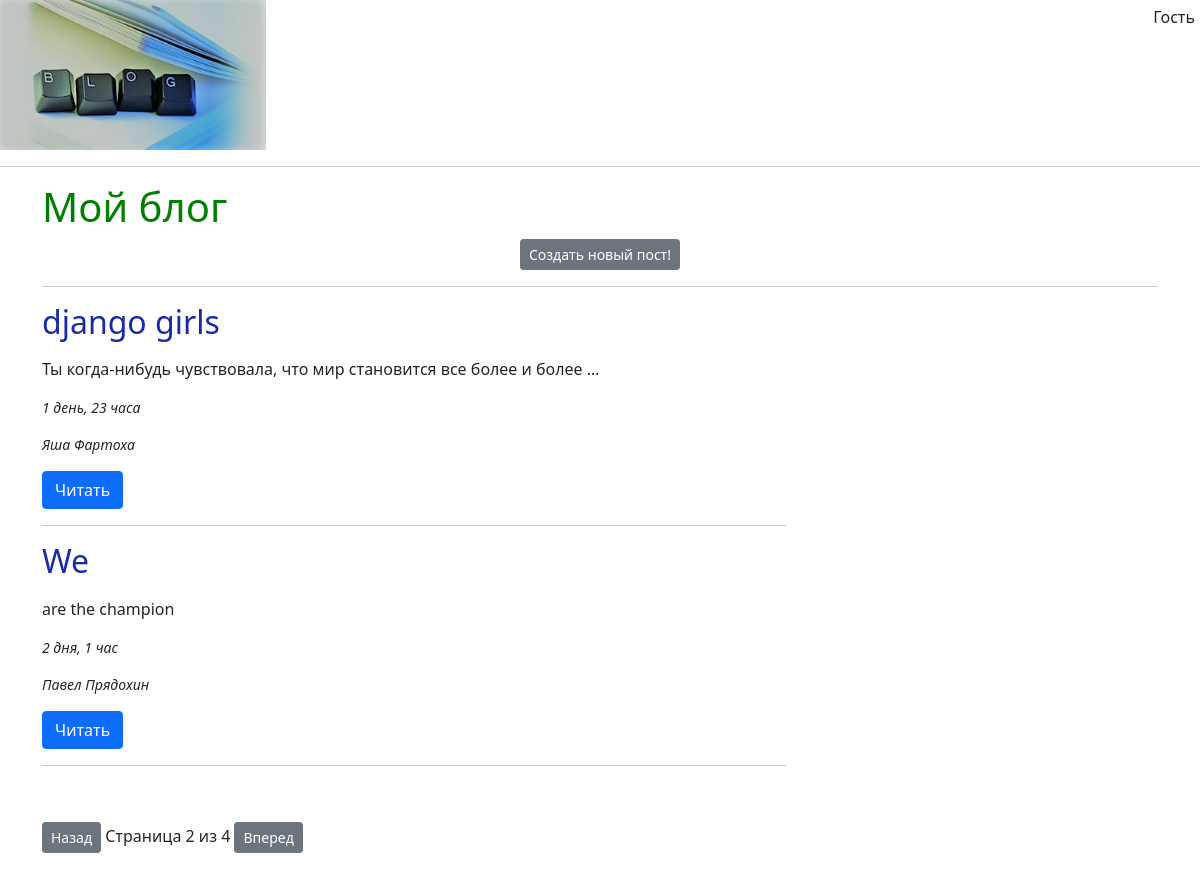
The app's page /posts/?page=2 with its own data.
### posts/models.py (models this page shows, shortened)
class Post(models.Model):
    id=models.AutoField(primary_key=True)
    title=models.CharField('Заголовок',max_length=120)
    content=models.TextField('Текст')
    timestamp=models.DateTimeField('Дата создания',auto_now=False, auto_now_add=True )
    updated=models.DateTimeField('Дата обновления',auto_now=True, auto_now_add=False )
    post_likes=models.IntegerField(default=0)
    status=(('r1','Роман'),('p','Поэма'),('r2','Рассказ'),('s','Стих'))
    status= models.CharField('Жанр',choices=status,max_length=2,default='r1')
    post_author=models.ForeignKey('Author',on_delete=models.CASCADE,verbose_name='Автор поста',blank=True, null=True )
    image=models.ImageField('Картинкa',blank=True,null=True)
    class Meta:
        verbose_name='Пост'
        verbose_name_plural='Посты'
        db_table='posts'#задали название в БД
        ordering=['-timestamp']#порядок
    def get_url(self):
        return reverse('posts:detail',kwargs={'id':self.id})

class Author(models.Model):
    id=models.AutoField(primary_key=True)
    first_name=models.CharField('Имя',max_length=120)
    second_name=models.CharField('Фамилия',max_length=120)
    email=models.EmailField('Почта',max_length=254)
    class Meta:
        verbose_name='Автор'
        verbose_name_plural='Авторы'
        db_table='authors'
        ordering=['second_name','first_name']
    def __str__(self):
        return self.first_name+' '+self.second_name

### posts/views.py (the view)
# urls.py: path('',views.post_list, name='list')
def post_list(request):
    if request.user.is_authenticated:
        authenticated='Авторизированный пользователь'
    else:
        authenticated='Гость'
    queryset_list=Post.objects.all()
    paginator=Paginator(queryset_list,2)
    page_name='page'
    page=request.GET.get(page_name)
    try:
        queryset=paginator.get_page(page)
    except PageNotAnInteger:
        queryset=paginator.get_page(1)
    except EmptyPage:
        queryset=paginator.get_page(paginator.num_pages)
    content={
        'title':'post_list',
        'name':'Мой блог',
        'user':authenticated,
        'queryset':queryset
    }
    return render(request,'post_list.html',content)

### templates/post_list.html (shortened to what this page needs)
{% extends 'base.html'%}
{%block content%}
<h1>{{name}}</h1>
<div class="topright">{{user}}</div>
	<a href="{% url 'posts:create' %}" style="display: table; margin: 0 auto" class="btn btn-secondary btn-sm">Создать новый пост!</a>
<hr>
<div class="col-sm-8 col-sm-offset-2">
	{% for i in queryset%}
	<h2>{{i.title}}</h2>
	<p>{{i.content| linebreaks | truncatewords:10}}</p>
	<small><p><i>{{i.timestamp | timesince}}</i></p></small>
	<small><p><i>{{i.post_author}}</i></p></small>
	<p><a href="{{i.get_url}}" class="btn btn-primary" role="button">Читать</a></p>
	<hr>
	{% endfor%}
</div>
<p>&nbsp;</p>
<div class="pagination">
	<span class="step-links">
		{%if queryset.has_previous%}
		<a href="?page={{queryset.previous_page_number}} " type="button" class="btn btn-secondary btn-sm">Назад</a>
		{%endif%}
		<span class="current">
			Страница {{ queryset.number}} из {{queryset.paginator.num_pages}}
		</span>
		{%if queryset.has_next%}
		<a href="?page={{queryset.next_page_number}}" type="button" class="btn btn-secondary btn-sm">Вперед</a>
		{%endif%}
	</span>
</div>
<p>&nbsp;</p>
{%endblock content%}

### static/css/base.css (style rules this page uses)
h1 { color: green; }

### records on screen
Post: title "django girls", content "Ты когда-нибудь чувствовала, что мир становится все более и более …", timestamp "1 день, 23 часа", post_author "Яша Фартоха"
Post: title "We", content "are the champion", timestamp "2 дня, 1 час", post_author "Павел Прядохин"

### other values on screen
{{ name }} "Мой блог"
{{ user }} "Гость"
{{ queryset.number }} "2"
{{ queryset.paginator.num_pages }} "4"
